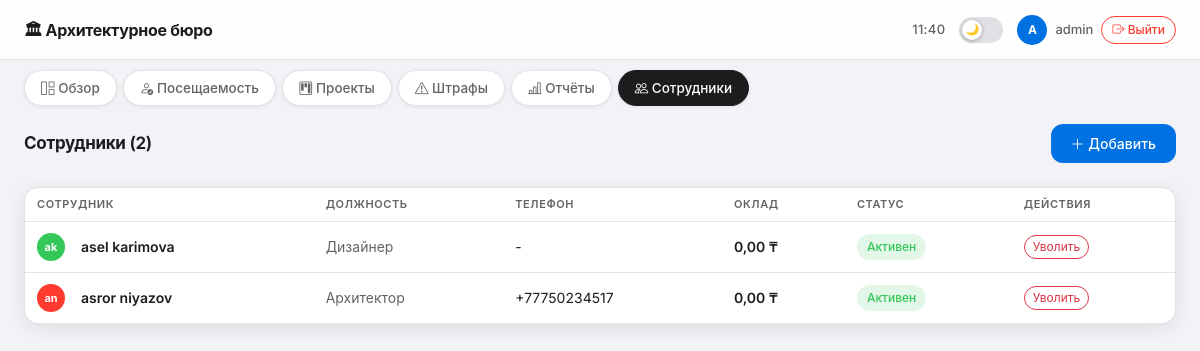
Screenshot of /employees/ (signed in) with the database file from the repository.
### bureau/models.py (models this page shows, shortened)
class Employee(models.Model):
    POSITION_CHOICES = [
        ('architect', 'Архитектор'),
        ('lead_architect', 'Ведущий архитектор'),
        ('designer', 'Дизайнер'),
        ('constructor', 'Конструктор'),
        ('manager', 'Менеджер'),
        ('intern', 'Стажёр'),
    ]
    user = models.OneToOneField(User, on_delete=models.CASCADE, null=True, blank=True, verbose_name='Пользователь', related_name='employee_profile')
    full_name = models.CharField(max_length=200, verbose_name='ФИО')
    position = models.CharField(max_length=50, choices=POSITION_CHOICES, verbose_name='Должность')
    avatar = models.ImageField(upload_to='avatars/', blank=True, null=True, verbose_name='Аватар')
    salary = models.DecimalField(max_digits=12, decimal_places=2, verbose_name='Оклад (тенге)')
    phone = models.CharField(max_length=20, blank=True, verbose_name='Телефон')
    email = models.EmailField(blank=True, verbose_name='Email')
    hire_date = models.DateField(default=datetime.date.today, verbose_name='Дата найма')
    is_active = models.BooleanField(default=True, verbose_name='Активен')
    created_at = models.DateTimeField(auto_now_add=True)
    def get_initials(self):
        parts = self.full_name.split()
        if len(parts) >= 2:
            return f"{parts[0][0]}{parts[1][0]}"
        return self.full_name[:2].upper()
    class Meta:
        verbose_name = 'Сотрудник'
        verbose_name_plural = 'Сотрудники'
        ordering = ['full_name']

### bureau/views.py (the view)
    def _wrapped_view(request, *args, **kwargs):
        if not request.user.is_superuser:
            try:
                profile = request.user.employee_profile
                return redirect('employee_detail', pk=profile.id)
            except Employee.DoesNotExist:
                return redirect('logout')
        return view_func(request, *args, **kwargs)

### bureau/views.py (called while the page is built, shortened)
def admin_only(view_func):
    def _wrapped_view(request, *args, **kwargs):
        if not request.user.is_superuser:
            try:
                profile = request.user.employee_profile
                return redirect('employee_detail', pk=profile.id)
            except Employee.DoesNotExist:
                return redirect('logout')
        return view_func(request, *args, **kwargs)
    return _wrapped_view

@login_required
@admin_only
def employees_view(request):
    employees = Employee.objects.all().order_by('full_name')
    context = {
        'employees': employees,
        'positions': Employee.POSITION_CHOICES,
        'tab': 'employees',
    }
    return render(request, 'bureau/employees.html', context)

### templates/bureau/employees.html (shortened to what this page needs)
{% extends 'bureau/base.html' %}
{% block content %}
<div class="d-flex align-items-center justify-content-between mb-4">
  <div class="section-title mb-0">Сотрудники ({{ employees.count }})</div>
  <button class="btn-primary-apple" data-bs-toggle="modal" data-bs-target="#addEmployeeModal">
    <i class="bi bi-plus-lg"></i> Добавить
  </button>
</div>
<div class="card-premium p-0" style="overflow:hidden;">
  <div class="table-scroll">
    <table class="table-premium mb-0">
      <thead>
        <tr>
          <th>Сотрудник</th>
          <th>Должность</th>
          <th>Телефон</th>
          <th>Оклад</th>
          <th>Статус</th>
          <th>Действия</th>
        </tr>
      </thead>
      <tbody>
        {% for emp in employees %}
        <tr>
          <td>
            <a href="{% url 'employee_detail' emp.id %}" class="emp-link">
              <div class="d-flex align-items-center gap-3">
                <div class="avatar avatar-sm" data-empid="{{ emp.id }}">{{ emp.get_initials }}</div>
                <div class="emp-name" style="font-weight:600;">{{ emp.full_name }}</div>
              </div>
            </a>
          </td>
          <td style="color:var(--text-secondary);">{{ emp.get_position_display }}</td>
          <td>{{ emp.phone|default:"-" }}</td>
          <td style="font-weight:600;">{{ emp.salary }} ₸</td>
          <td>
            {% if emp.is_active %}
              <span class="badge-status badge-present">Активен</span>
            {% else %}
              <span class="badge-status badge-absent">Уволен</span>
            {% endif %}
          </td>
          <td>
            <form method="POST" class="m-0 p-0" action="{% url 'employees' %}">
              <button type="submit" class="btn btn-sm {% if emp.is_active %}btn-outline-danger{% else %}btn-outline-success{% endif %}" style="padding:2px 8px; font-size:12px; border-radius:12px;">
                {% if emp.is_active %}Уволить{% else %}Восстановить{% endif %}
              </button>
            </form>
          </td>
        </tr>
        {% empty %}
        <tr>
          <td colspan="6" class="text-center py-4" style="color:var(--text-tertiary);">Сотрудников пока нет</td>
        </tr>
        {% endfor %}
      </tbody>
    </table>
  </div>
</div>
{% endblock %}

### templates/bureau/base.html (shortened to what this page needs)
<!DOCTYPE html>
<html lang="ru" data-theme="light">
<head>
  <link href="https://cdn.jsdelivr.net/npm/bootstrap@5.3.2/dist/css/bootstrap.min.css" rel="stylesheet"/>
  <link href="https://cdn.jsdelivr.net/npm/bootstrap-icons@1.11.3/font/bootstrap-icons.css" rel="stylesheet"/>
</head>
<body>
  <div class="topbar">
    <div class="topbar-left">
      <span class="topbar-title">🏛 Архитектурное бюро</span>
    </div>
    <div class="topbar-right">
      <span class="topbar-time" id="live-time"></span>
      <label class="theme-toggle" title="Тёмный / светлый режим">
        <div class="track"></div>
        <div class="thumb" id="theme-thumb">🌙</div>
      </label>
      {% if user.is_authenticated %}
      <div class="topbar-user">
        <div class="u-avatar">{{ user.username|first|upper }}</div>
        <span class="u-name" style="font-size:13px;color:var(--text-secondary);">{{ user.username }}</span>
        <a href="/logout/" class="btn-logout"><i class="bi bi-box-arrow-right"></i> Выйти</a>
      </div>
      {% endif %}
    </div>
  </div>
  {% if user.is_superuser %}
  <div class="tab-nav">
    <a href="/" class="tab-btn {% if tab == 'overview' %}active{% endif %}">
      <i class="bi bi-grid-1x2"></i> Обзор
    </a>
    <a href="/attendance/" class="tab-btn {% if tab == 'attendance' %}active{% endif %}">
      <i class="bi bi-person-check"></i> Посещаемость
    </a>
    <a href="/projects/" class="tab-btn {% if tab == 'projects' %}active{% endif %}">
      <i class="bi bi-kanban"></i> Проекты
    </a>
    <a href="/fines/" class="tab-btn {% if tab == 'fines' %}active{% endif %}">
      <i class="bi bi-exclamation-triangle"></i> Штрафы
    </a>
    <a href="/reports/" class="tab-btn {% if tab == 'reports' %}active{% endif %}">
      <i class="bi bi-bar-chart-line"></i> Отчёты
    </a>
    <a href="/employees/" class="tab-btn {% if tab == 'employees' %}active{% endif %}">
      <i class="bi bi-people"></i> Сотрудники
    </a>
  </div>
  {% endif %}
  <div class="main-content">
    {% block content %}{% endblock %}
  </div>
</body>
</html>

### rows the page displays
Employee: get_initials "ak", full_name "asel karimova", position "Дизайнер", phone "-", salary "0,00", is_active "Активен"
Employee: get_initials "an", full_name "asror niyazov", position "Архитектор", phone "+77750234517", salary "0,00", is_active "Активен"

### other values shown
{{ user.username|first|upper }} "A"
{{ user.username }} "admin"
{{ employees.count }} "2"
